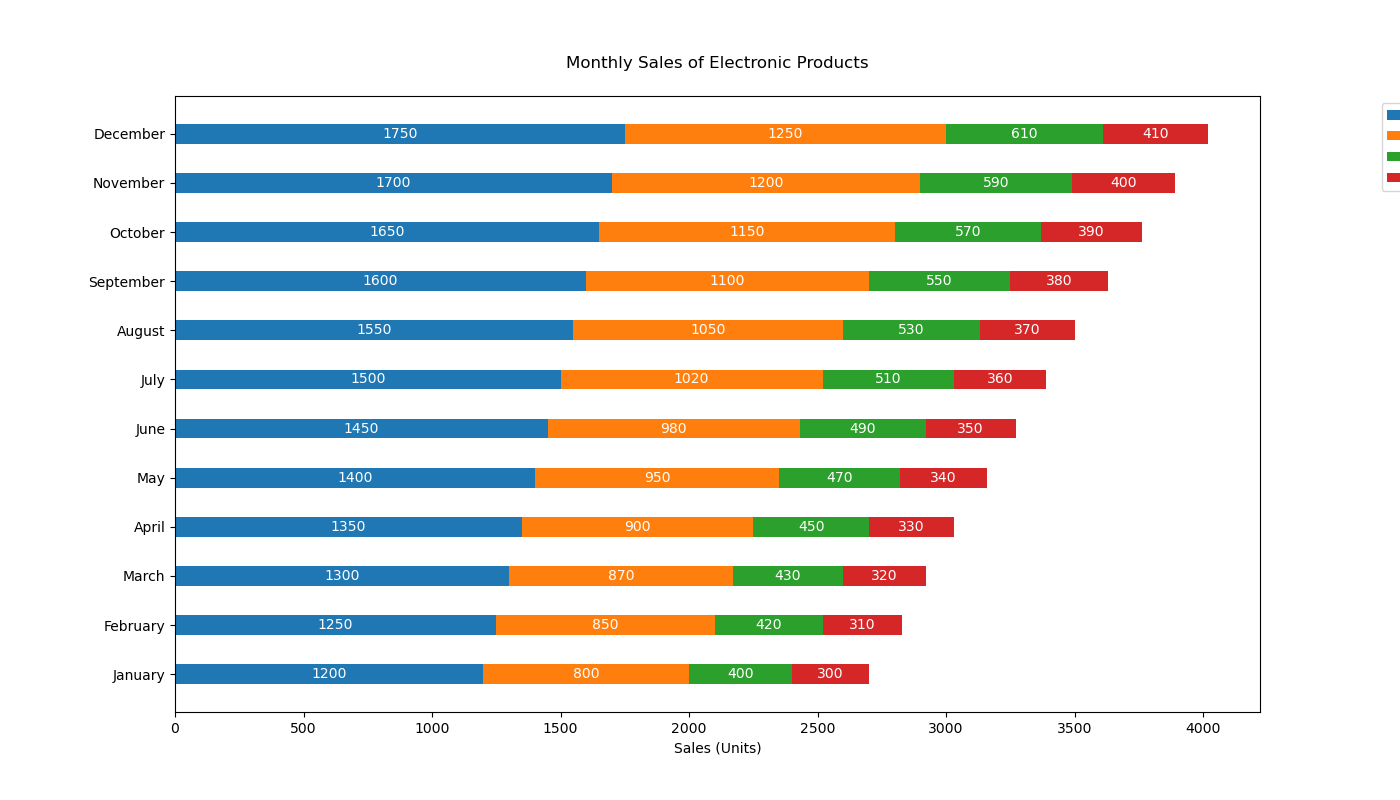

Source code (Python):

import matplotlib.pyplot as plt
import numpy as np

# Data
months = ['January', 'February', 'March', 'April', 'May', 'June', 'July', 'August', 'September', 'October', 'November', 'December']
smartphones = [1200, 1250, 1300, 1350, 1400, 1450, 1500, 1550, 1600, 1650, 1700, 1750]
laptops = [800, 850, 870, 900, 950, 980, 1020, 1050, 1100, 1150, 1200, 1250]
tablets = [400, 420, 430, 450, 470, 490, 510, 530, 550, 570, 590, 610]
accessories = [300, 310, 320, 330, 340, 350, 360, 370, 380, 390, 400, 410]

y = np.arange(len(months))  # the label locations
height = 0.4  # the height of the bars

fig, ax = plt.subplots(figsize=(14, 8))  # Changing width and height of the chart

# Stacked horizontal bar chart
ax.barh(y, smartphones, height, label='Smartphones', color='#1f77b4')
ax.barh(y, laptops, height, left=smartphones, label='Laptops', color='#ff7f0e')
ax.barh(y, tablets, height, left=np.add(smartphones, laptops), label='Tablets', color='#2ca02c')
ax.barh(y, accessories, height, left=np.add(np.add(smartphones, laptops), tablets), label='Accessories', color='#d62728')

# Add some text for labels and custom y-axis tick labels
ax.set_xlabel('Sales (Units)')
ax.set_title('Monthly Sales of Electronic Products', pad=20)
ax.set_yticks(y)
ax.set_yticklabels(months)
ax.legend(loc='upper right', bbox_to_anchor=(1.25, 1))

# Assign numerical label of each bar
for i in range(len(months)):
    plt.text(smartphones[i]/2, i, str(smartphones[i]), ha='center', va='center', color='white')
    plt.text(smartphones[i] + laptops[i]/2, i, str(laptops[i]), ha='center', va='center', color='white')
    plt.text(smartphones[i] + laptops[i] + tablets[i]/2, i, str(tablets[i]), ha='center', va='center', color='white')
    plt.text(smartphones[i] + laptops[i] + tablets[i] + accessories[i]/2, i, str(accessories[i]), ha='center', va='center', color='white')

plt.show()
